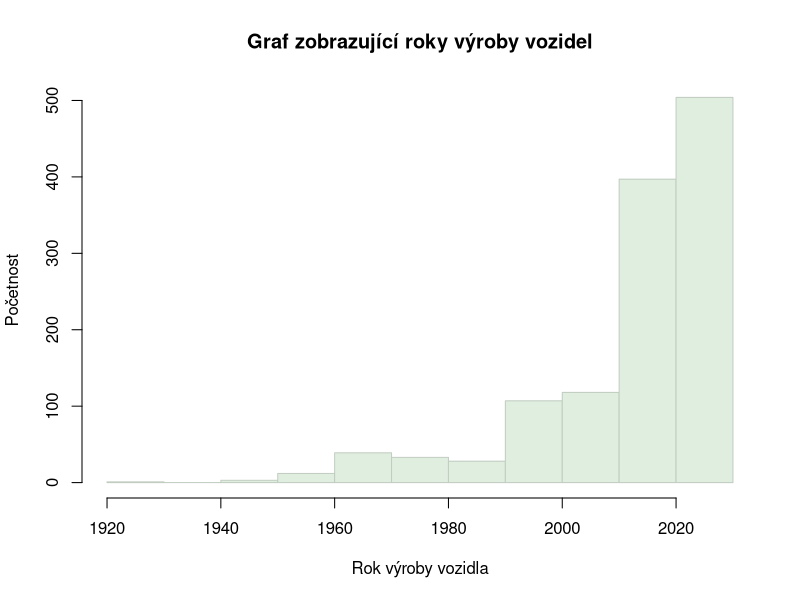
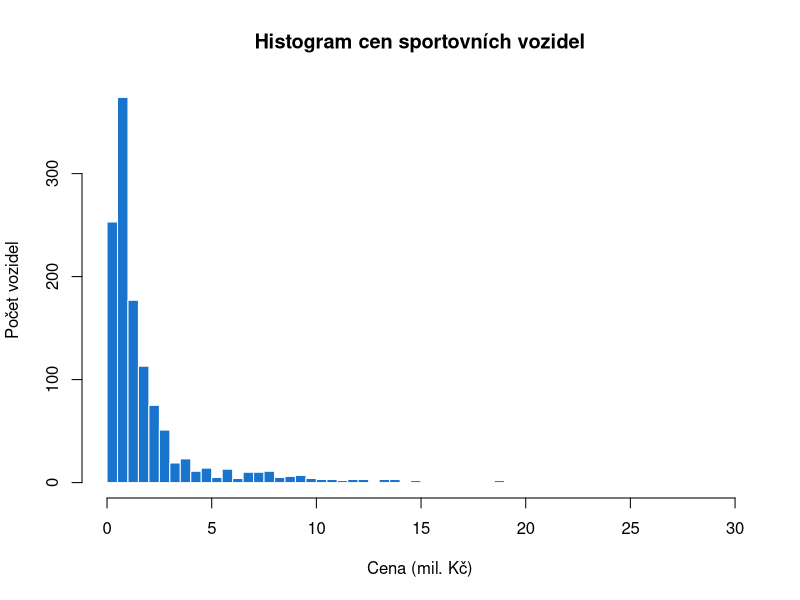

Recreate these plots in R, in order.
## ---- chunk 1
knitr::opts_chunk$set(echo = TRUE)
## ---- chunk 2
data <- read.csv("all_cars.csv")
prices_nafree <- na.omit(data$Cena)
price <- as.numeric(prices_nafree)
library(psych)

## ---- chunk 3
year <- as.numeric(data$Rok)
hist(year, xlab = "Rok výroby vozidla", ylab="Početnost", col="honeydew2", border="honeydew3", main = "Graf zobrazující roky výroby vozidel")

## ---- chunk 4
describe(price)
## ---- chunk 5
# Převod cen na miliony Kč
price_mil <- price / 1e6  

# Histogram s upravenou osou X
hist(price_mil, 
     breaks = 50, 
     col = "dodgerblue3", 
     border = "white", 
     main = "Histogram cen sportovních vozidel", 
     xlab = "Cena (mil. Kč)", 
     ylab = "Počet vozidel", 
     xlim = c(0, max(price_mil, na.rm = TRUE)), 
     freq = TRUE)
## ---- chunk 6

# Odstranit NA a "NA" stringy
data <- data[!is.na(data$Kilometry) & data$Kilometry != "NA", ]
data$Kilometry <- as.numeric(gsub("\\s*Km", "", data$Kilometry))

# Filtrace nových vozů
new_cars <- data[data$Kilometry == 0, ]
num_new_cars <- nrow(new_cars)

## ---- chunk 7
data$Objem.motoru <- gsub(" ccm", "", data$Objem.motoru)
data$Objem.motoru <- as.numeric(data$Objem.motoru)
litres <- na.omit(data$Objem.motoru)
max(litres)
